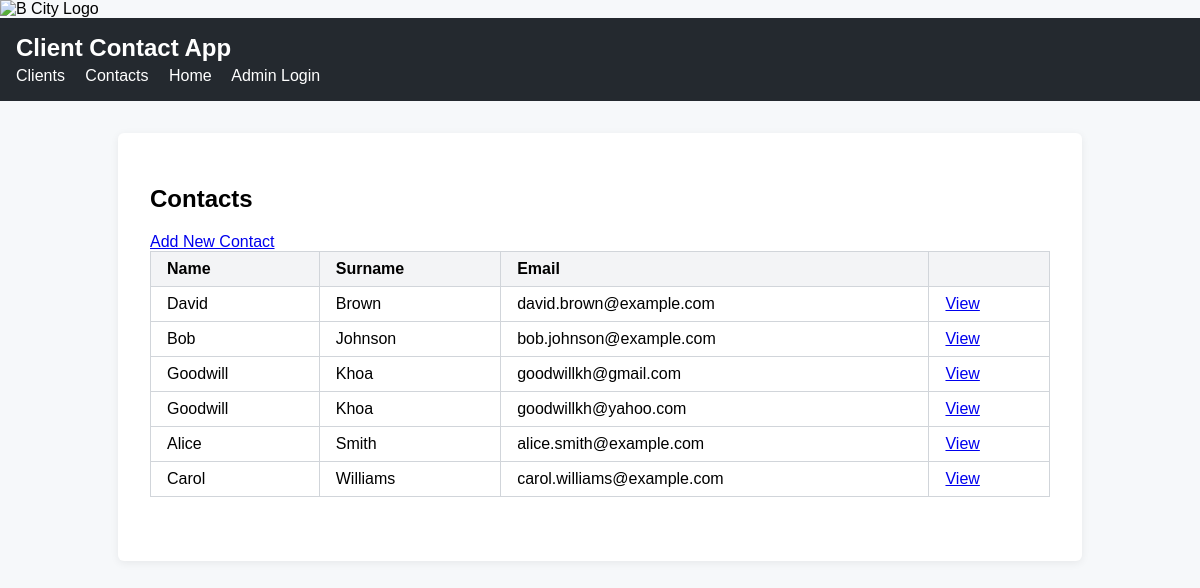
The page /contacts/ on the database as committed earlier.
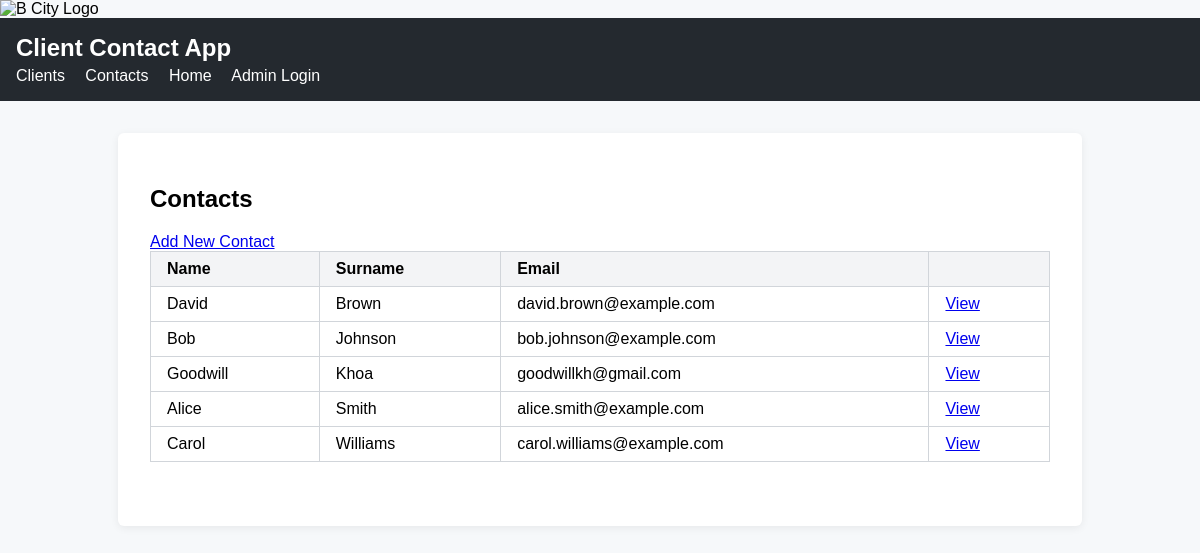
The same page on the database as committed later.
### models/contact.py (models this page shows, shortened)
class Contact(db.Model):
    __tablename__ = 'contact'
    id = db.Column(db.Integer, primary_key=True)
    name = db.Column(db.String, nullable=False)
    surname = db.Column(db.String, nullable=False)
    email = db.Column(db.String, nullable=False, unique=True) # <-- This will make sure the email is unique!
    clients = db.relationship(
        'Client',
        secondary='client_contact',
        back_populates='contacts'
    )

### routes/contact.py (the view)
@contact_bp.route('/')
def list_contacts():
    contacts = Contact.query.order_by(Contact.surname, Contact.name).all()
    return render_template('contact_list.html', contacts=contacts)

### templates/contact_list.html
{% extends 'base.html' %}
{% block content %}
<h2>Contacts</h2>
<a href="{{ url_for('contact.create_contact') }}">Add New Contact</a>
<table border="1">
    <tr>
        <th>Name</th>
        <th>Surname</th>
        <th>Email</th>
        <th> </th>
    </tr>
    {% for contact in contacts %}
    <tr>
        <td>{{ contact.name }}</td>
        <td>{{ contact.surname }}</td>
        <td>{{ contact.email }}</td>
        <td align="center">
            <a href="{{ url_for('contact.view_contact', contact_id=contact.id) }}">View</a>
        </td>
    </tr>
    {% endfor %}
</table>
{% endblock %}

Rows that differ between the two databases and show on the page:
removed Contact: name "Goodwill", surname "Khoa", email "goodwillkh@yahoo.com"
